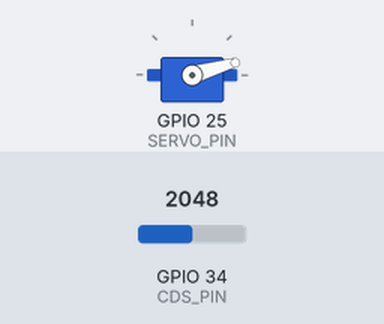
This sketch was run on a simulated ESP32. Parts: servo. The inputs (shaded band) are chosen by the test bench; at power-on: GPIO 34 (CDS_PIN) = 2048. Servo pulses on a pin are drawn as a servo (544–2400 µs = 0–180°); what the sketch prints to the serial monitor is not drawn.

Above: at 1.74 s.
2.3 s: GPIO 34 (CDS_PIN) set to 2440
At 5.6 s:
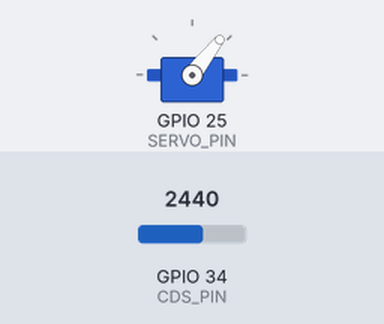
8.3 s: GPIO 34 (CDS_PIN) set to 1228
At 12.2 s:
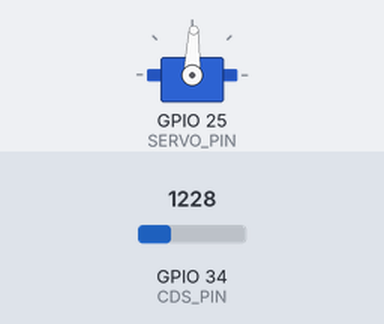
Timing chart, 0 to 17.3 s (numbered marks = the images above; inputs shaded):
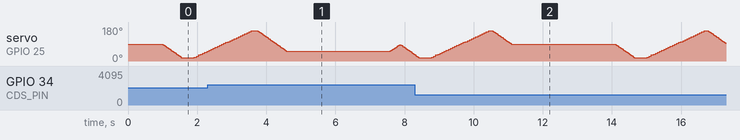

The sketch:

light_seeker.ino
```cpp
// light_seeker — 首を振って「いちばん明るい方向」を探し、そっちを向く
// サーボの腕に CdS を貼り付けて使う。
//   1. 20° → 160° を 5° ずつ動きながら、各角度で明るさを測る (スキャン)
//   2. いちばん明るかった角度を向いて、3 秒じっとする
//   3. くり返し
// シリアルモニタ (115200bps) に、スキャン結果が棒グラフで出る。
//
// 配線は cds_servo と同じ。CdS だけ、オス-メスのジャンパー線で延長してサーボの腕に貼る。
// ボード: ESP32 Dev Module / ESP32 Arduino core 3.x

const int SERVO_PIN = 25;
const int CDS_PIN = 34;

const uint32_t SERVO_HZ = 50;
const uint8_t  SERVO_BITS = 16;
const int SERVO_MIN_US = 500;
const int SERVO_MAX_US = 2400;

const int SCAN_FROM = 20;
const int SCAN_TO = 160;
const int SCAN_STEP = 5;
const int SETTLE_MS = 60;            // サーボが止まり、CdS が反応しきるまで待つ時間 (CdS の応答は 20〜30ms)
const unsigned long HOLD_MS = 3000;  // 見つけた方向を向いている時間

const int N_STEPS = (SCAN_TO - SCAN_FROM) / SCAN_STEP + 1;
int scanMv[N_STEPS];

void servoWrite(float deg) {
  deg = constrain(deg, 0.0f, 180.0f);
  uint32_t us = SERVO_MIN_US + (uint32_t)((SERVO_MAX_US - SERVO_MIN_US) * deg / 180.0f);
  uint32_t duty = (uint32_t)((uint64_t)us * ((1UL << SERVO_BITS) - 1) / (1000000UL / SERVO_HZ));
  ledcWrite(SERVO_PIN, duty);
}

int readCdsMilliVolts() {
  long sum = 0;
  for (int i = 0; i < 8; i++) sum += analogReadMilliVolts(CDS_PIN);
  return (int)(sum / 8);
}

// ゆっくり動かす (急に動かすと CdS のケーブルが引っかかる・電源が揺れる)
void moveSlowly(int from, int to) {
  int step = (to > from) ? 1 : -1;
  for (int a = from; a != to; a += step) {
    servoWrite(a);
    delay(8);
  }
  servoWrite(to);
}

// 1 回スキャンして、いちばん明るかった角度を返す
int scan() {
  int bestAngle = SCAN_FROM;
  int bestMv = -1;
  int minMv = 100000;

  moveSlowly(90, SCAN_FROM);
  delay(300);
  for (int i = 0; i < N_STEPS; i++) {
    int a = SCAN_FROM + i * SCAN_STEP;
    servoWrite(a);
    delay(SETTLE_MS);
    scanMv[i] = readCdsMilliVolts();
    if (scanMv[i] > bestMv) { bestMv = scanMv[i]; bestAngle = a; }
    if (scanMv[i] < minMv) minMv = scanMv[i];
  }

  // 結果を棒グラフで表示 (いちばん暗い値を 0、いちばん明るい値を 40 文字として)
  Serial.println("--- scan ---");
  for (int i = 0; i < N_STEPS; i++) {
    int a = SCAN_FROM + i * SCAN_STEP;
    int bars = (bestMv > minMv) ? (scanMv[i] - minMv) * 40 / (bestMv - minMv) : 0;
    Serial.printf("%3d° %5d mV |", a, scanMv[i]);
    for (int b = 0; b < bars; b++) Serial.print('#');
    Serial.println(a == bestAngle ? "  <- ここ" : "");
  }

  // 明るさの差がほとんどない (= どこも同じ明るさ) ときは正面を向く
  if (bestMv - minMv < 30) {
    Serial.println("明るさの差が小さいので正面 (90°) を向きます");
    bestAngle = 90;
  }
  moveSlowly(SCAN_TO, bestAngle);
  return bestAngle;
}

void setup() {
  Serial.begin(115200);
  ledcAttach(SERVO_PIN, SERVO_HZ, SERVO_BITS);
  servoWrite(90);
  delay(1000);
}

void loop() {
  int best = scan();
  Serial.printf("いちばん明るい方向: %d°\n\n", best);
  delay(HOLD_MS);
  moveSlowly(best, 90);
}
```
